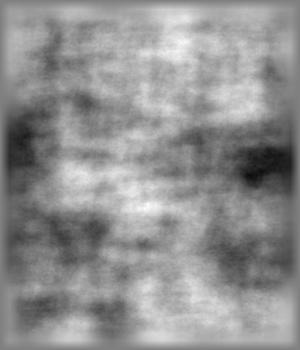
%> input picture 1.jpg, 300 x 350 px; its folder holds 5 pictures in this run
$ octave conv_img.m   (GNU Octave 9; MATLAB toolbox functions it lacks are replaced by stand-ins)
%> lines starting %> are read from the running program, lines starting %| are printed output that depends on the picture
%> further down, imFinal is the input picture: size 350x300 uint8; min 10, max 255, mean 144.5
### minPhaseInterp.m
function [sequence] = minPhaseInterp(startImage,endImage,interpVals)
%function [sequence] = minPhaseInterp(startImage,endImage,interpVals)
%
%This function creates a morph between startImage and endImage.
%It does this by interpolating the phase of the fourier transform between
%the two images. It is careful to treat phase correctly as a circular
%variable and it interpolates in the minimum phase direction with equal
%angle steps(Ales, Farzin et al. Journal Of Vision 2012).
%
%WARNING: All output images have the power spectrum of the final image.
%
%startImage: 2d image to start the sequence. This image's power spectrum is
%repaced by endImage power spectrum
%
%endImage: 2d image to end the sequence on.  Entire sequences uses this
%images power spectrum
%
%interpVals: A vector containing the phase steps for the sequence. 0 is startImage phase, 1 is
%endImage phase.  .5 is halfway between both phases.
%
%For more details see:
%An objective method for measuring face detection thresholds using the
%sweep steady-state visual evoked response.
%Ales, JM*, Farzin F*, Rossion B, Norcia AM
%(2012) Journal of Vision 12(10):18, 1?18
%
%
%Example:
%
%imFinal=imread('eight.tif');
% imStart=randn(size(imFinal));
% imSeq=minPhaseInterp(imStart,imFinal,linspace(0,1,10));
% figure;
% colormap gray;
% for iSeq=1:10,
%  imagesc(imSeq(:,:,iSeq));
%  pause(.1);
% end

%email: justin.ales@gmail.com
%Copyright 2012 Justin Ales
% This program is free software: you can redistribute it and/or modify
% it under the terms of the GNU General Public License as published by
% the Free Software Foundation, either version 3 of the License, or
% (at your option) any later version.
%
% This program is distributed in the hope that it will be useful,
% but WITHOUT ANY WARRANTY; without even the implied warranty of
% MERCHANTABILITY or FITNESS FOR A PARTICULAR PURPOSE.  See the
% GNU General Public License for more details.
%
% You should have received a copy of the GNU General Public License
% along with this program.  If not, see <http://www.gnu.org/licenses/>.%

startImage = double(startImage);
endImage = double(endImage);

sizeStart = size(startImage);
%> sizeStart = [350 300]
sizeEnd =   size(endImage);
%> sizeEnd = [350 300]

if length(sizeStart)>2 || length(sizeEnd)>2
    error('Only works for 2d gray scale images.')
end


if sizeStart(1) ~= sizeEnd(1) || sizeStart(2) ~= sizeEnd(2)
    error('Images are not equal sizes. Make start and ending images equal dimensions')
end

if max(interpVals)>1 || min(interpVals) <0
    error('interpolation values must be between 0 and 1');
end

%setup interpolation function
x = 1:sizeStart(1);
%> x = 350 values from 1 to 350
y = 1:sizeStart(2);
%> y = 300 values from 1 to 300
z = [0 1];


%Take fourier transform of input images and decompopse complex values
%to phase and amplitude
%Use amplitude spectrum for the end image on the first image.
%This keeps the amplitude spectrum constant.
startFourier = fft2(startImage);
endFourier   = fft2(endImage);

startPhase   = angle(startFourier);
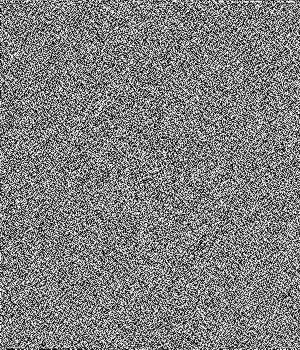
%> startPhase: size 350x300 double; min -3.14, max 3.14, mean 2.99e-05; drawn with min black and max white
%startAmp     = abs(startFourier);

endPhase     = angle(endFourier);
endAmp       = abs(endFourier);
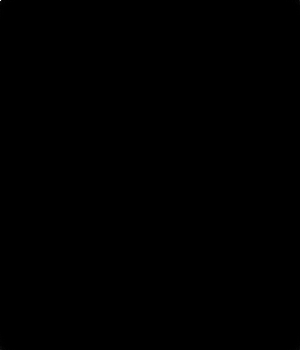
%> endAmp: size 350x300 double; min 0.707, max 15174686, mean 1413.5; drawn with min black and max white

startAmp = endAmp;

initialSequence = cat(3,startPhase,endPhase);

%This is where I figure out the minimum phase direction.
%I do this by chaining some trigonometry operations together.
%D is the angle between the starting and ending phase
%We know we want to change phase by this amount
%We then redefine the starting phase so the interpolation always goes in
%the correct direction
D = squeeze(initialSequence(:,:,1)-initialSequence(:,:,2));
%> D: size 350x300 double; every value is 0
delta = atan2(sin(D),cos(D));
initialSequence(:,:,1) = initialSequence(:,:,2) + delta;

%This is slow, but it's easy and I'm lazy.
[xi yi zi] = ndgrid(x,y,interpVals);
phaseSequence = interpn(x,y,z,initialSequence,xi,yi,zi);

% phaseSequence(phaseSequence>pi) = phaseSequence(phaseSequence>pi) -2*pi;
% phaseSequence(phaseSequence<pi) = phaseSequence(phaseSequence<pi) + 2*pi;

phaseSequence = mod(phaseSequence+pi,2*pi)-pi;

ampSequence = repmat(endAmp,[1 1 length(interpVals)]);

complexSequence = ampSequence.*exp(1i.*phaseSequence);

%'symmetric' flag is important here.
sequence = ifft2(complexSequence,'symmetric');

### conv_img.m
clear
c=dir('*.jpg');
for i=1:numel(c)
    mkdir(c(i).name(1:end-4));
    imFinal=imread(c(i).name);
%     imStart=randn(size(imFinal));
    imStart=imread('1.jpg');
    temp=imFinal;
    imFinal=imStart;
    imStart=temp;


    imSeq=minPhaseInterp(imStart,imFinal,[linspace(0.6,1,50)]);
%     figure;
    colormap gray;

    for iSeq=1:50,
        pic=((imSeq(:,:,iSeq)-min(min(imSeq(:,:,iSeq))))./(max(max(imSeq(:,:,iSeq))-min(min(imSeq(:,:,iSeq))))));
          PSF = fspecial('gaussian',60,10);
pic = edgetaper(pic,PSF);
        for jj=1:size(pic,2)
        pic(1:10,jj)=0.5:(pic(10,jj)-0.5)./9:pic(10,jj);
pic(341:350,jj)=pic(341,jj):(0.5-(pic(341,jj)))./9:0.5;
        end
        pic=permute(pic,[2 1]);
          for jj=1:size(pic,2)
        pic(1:10,jj)=0.5:(pic(10,jj)-0.5+0.0001)./9:(pic(10,jj))+0.0001;
pic(291:300,jj)=(pic(291,jj)-0.0001):(0.5-(pic(291,jj))+0.0001)./9:0.5;
          end
        pic=permute(pic,[2 1]);

        imwrite(pic,[c(i).name(1:end-4),'/',num2str(iSeq),'.jpg']);
    end
%> this loop made 50 passes
%> pass 1, `pic = edgetaper(pic,PSF);`:
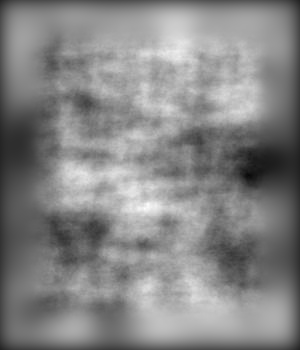
%> pic: size 350x300 double; min 0.0286, max 1, mean 0.525
%> pass 1, `pic=permute(pic,[2 1]);`:
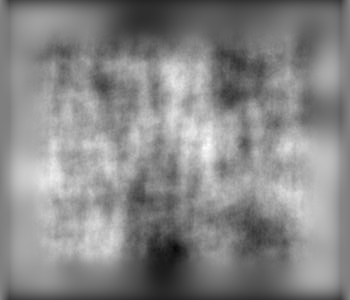
%> pic: size 300x350 double; min 0.0286, max 1, mean 0.53
%> pass 1, `pic=permute(pic,[2 1]);`:
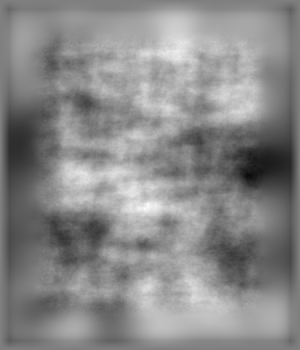
%> pic: size 350x300 double; min 0.0286, max 1, mean 0.539
end
%> pass 2 of the loop `for i=1:numel(c)`:
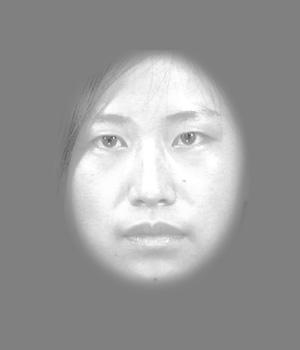
%> input picture f1.jpg, 300 x 350 px
%> imFinal is the input picture: size 350x300 uint8; min 78, max 255, mean 154.8
%> in minPhaseInterp (call 2), `delta = atan2(sin(D),cos(D));`:
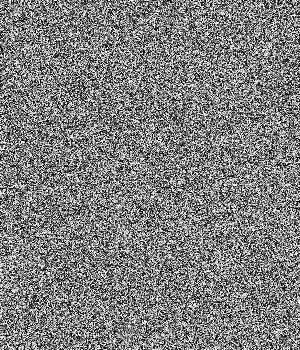
%> delta: size 350x300 double; min -3.14, max 3.14, mean 2.99e-05; mean of the top-left, top-right, bottom-left and bottom-right quarters -0.0252, 0.00439, -0.00395, 0.0249; drawn with min black and max white
%> the loop `for iSeq=1:50,` made 50 passes
%> pass 1, `pic=permute(pic,[2 1]);`:
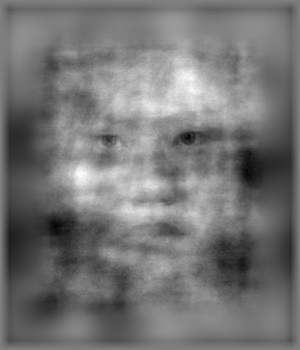
%> pic: size 350x300 double; min 0, max 1, mean 0.461
%> pass 3 of the loop `for i=1:numel(c)`:
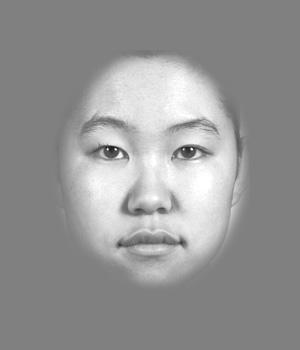
%> input picture f10.jpg, 300 x 350 px
%> imFinal is the input picture: size 350x300 uint8; min 16, max 255, mean 149.2
%> in minPhaseInterp (call 3), `delta = atan2(sin(D),cos(D));`:
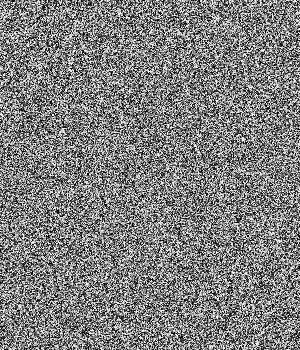
%> delta: size 350x300 double; min -3.14, max 3.14, mean 5.98e-05; mean of the top-left, top-right, bottom-left and bottom-right quarters -0.00542, -0.000938, 0.00235, 0.00424; drawn with min black and max white
%> the loop `for iSeq=1:50,` made 50 passes
%> pass 1, `pic=permute(pic,[2 1]);`:
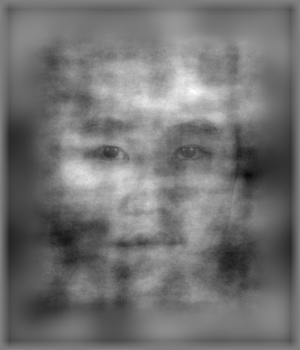
%> pic: size 350x300 double; min 0.0308, max 1, mean 0.452
%> (the run ends here)
